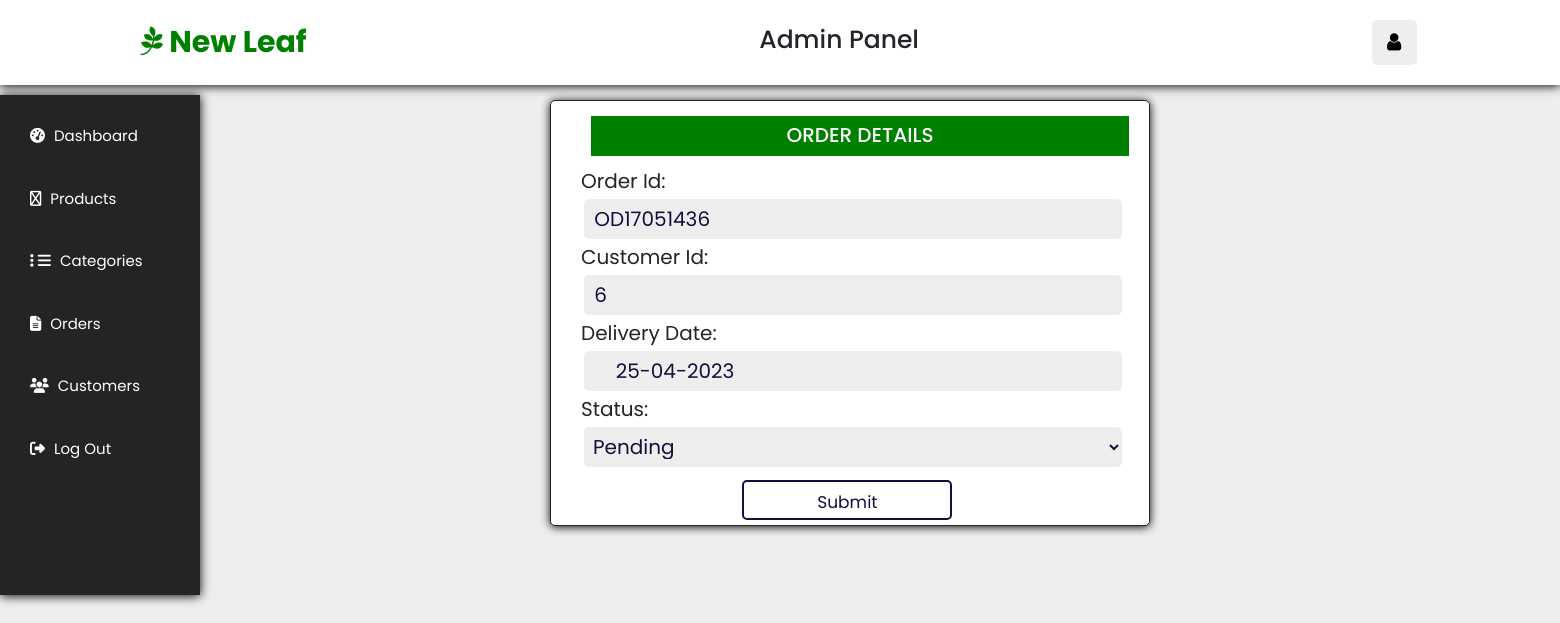
Screenshot of /New_Leaf_Grocery_Admin/editOrderDetails.php?id=OD17051436 (signed in) with the database file from the repository.
### tables this page shows
CREATE TABLE `orders` (
  `Order_Id` varchar(50) NOT NULL,
  `User_Id` int(255) NOT NULL,
  `Payment_Method` varchar(100) NOT NULL,
  `Order_Date` timestamp NOT NULL DEFAULT current_timestamp(),
  `Delivery_Date` varchar(100) NOT NULL,
  `Status` varchar(20) NOT NULL,
  `Total` int(10) NOT NULL
);

### New_Leaf_Grocery_Admin/editOrderDetails.php (the view, shortened to what this page needs)
<?php
if(isset($_SESSION['email'])){
include_once('dashboard.php');
$serverName= "localhost";
$hostName = "root";
$password= "";
$dbname="new_leaf_mart";
$con = mysqli_connect($serverName,$hostName,$password,$dbname);
$id = $_GET['id'];
$sql="SELECT * FROM orders WHERE Order_Id='$id'";
    $result=mysqli_query($con,$sql);
    if(mysqli_num_rows($result)>0){
    while($row=mysqli_fetch_array($result))
    {
?>
<!DOCTYPE html>
<html lang="en">
<head>
</head>
<body>
    <div class="addProduct">
    <form  class="addProducts-form" enctype="multipart/form-data" method="post">
        <h3>Order Details</h3>
        Order Id:<input type="text" name= "orderid" class="box" value=" <?php echo $row['Order_Id'];?>" readonly>
        Customer Id:<input type="text" name="userid" class="box" value=" <?php echo $row['User_Id'];?>" readonly>
        Delivery Date:<input type="text" name="deliverydate" class="box" value=" <?php echo $row['Delivery_Date'];?>" required="True">
        Status:
        <select class="box" name="status">
            <option value="Pending">Pending</option>
        </select>
        <input type="submit" id="submit" name="update" class="btnn1" value="Submit"><br>
   </form>
   </div>
</body>
</html>
<?php
    }
}
?>
<?php
}
else{
    echo "<script>alert('Login To Continue')</script>";
    print'<script>window.location.assign("index.php");</script>';
}
?>

### New_Leaf_Grocery_Admin/adminstyle2.css (style rules this page uses)
:root { --green:green; --black:#130f40; --light-color:#363434; --box-shadow:0 .1rem 1rem rgba(0,0,0.1); --border:.2rem solid rgba(0,0,0.1); --outline:.1rem solid rgba(0,0,0.1); --outline-hover:.2rem solid var(--black); }
* { font-family: 'Poppins', sans-serif; margin:0; padding:0; box-sizing: border-box; outline:none; border:none; text-decoration: none; text-transform: capitalize; }
html { font-size: 62.5%; overflow-x: hidden; scroll-behavior: smooth; scroll-padding-top: 7rem; }
body { background: #eee; }
h3 { font-size: 2.5rem; }
.btnn1 { border: .2rem solid var(--black); margin-top: 1rem; display: inline-block; padding: .8rem 3rem; font-size: 1.7rem; border-radius: .5rem; color: var(--black); cursor: pointer; background: none; width: 21rem; height: 4rem; margin-left: 30%; }
.addProduct { position: relative; top: 10rem; left: 55rem; align-items: center; }
.addProducts-form { font-size: 2rem; border: 1px solid; display: block; padding: .5rem 3rem; width: 60rem; box-shadow: var(--box-shadow); border-radius: .5rem; background: white; }
.addProducts-form h3 { padding: 0.7rem; margin: 1rem; top: .5rem; width: 100%; font-size: 2rem; height: 4rem; text-transform: uppercase; color: white; background:green; text-align: center; }
.addProducts-form .box { width: 100%; border: 0px solid; margin: .3rem; background: #eee; border-radius: .5rem; padding: .5rem; color: var(--black); }

### rows the page displays
orders: orderid "OD17051436", userid "6", deliverydate "25-04-2023"
